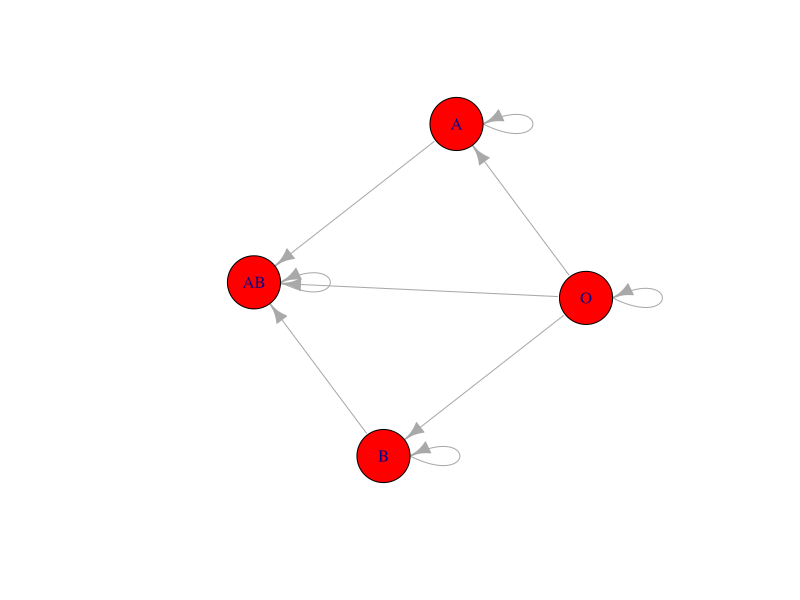
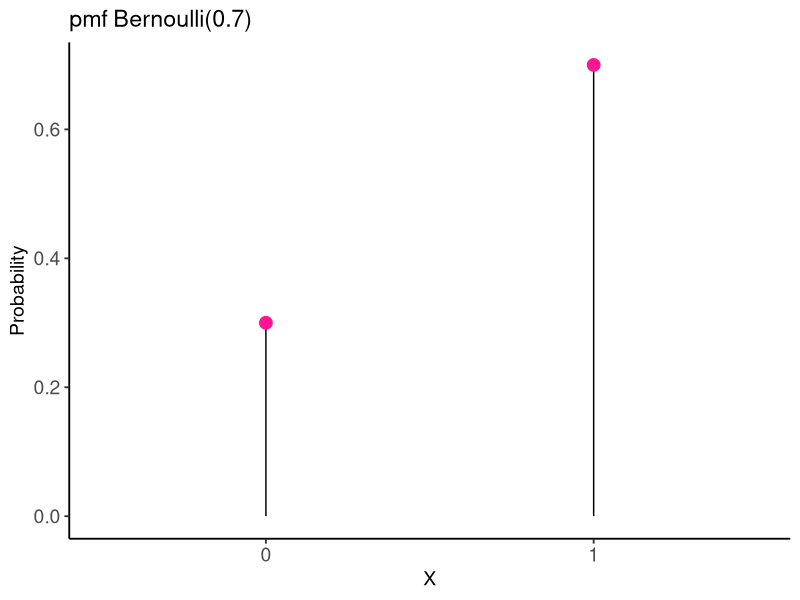
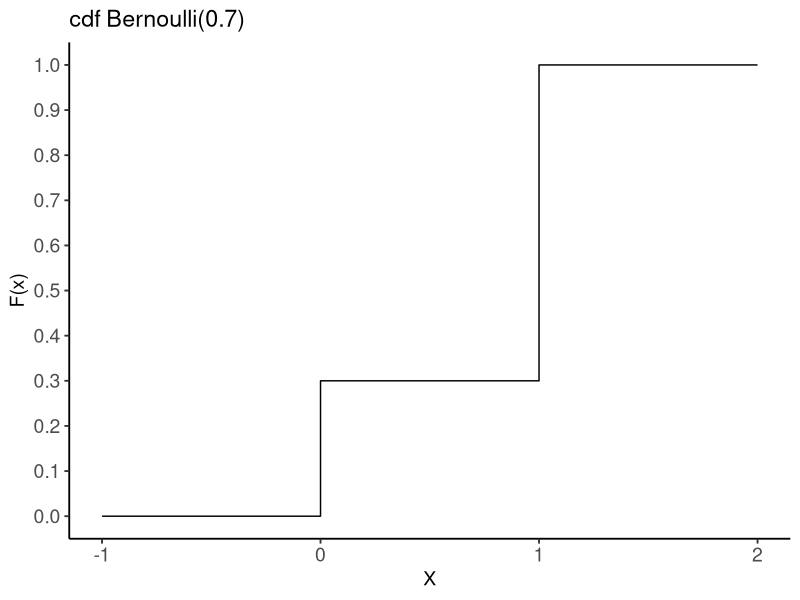

Here is the R script that generated these plots, in order:
## ---- chunk 1
library(tidyverse)
library(igraph)
## ---- chunk 2
# data in a form of a matrix
x <- c(1, 0, 0, 0, 1, 1, 0, 0, 1, 0, 1, 0, 1, 1, 1, 1)
nodes_names <- c("O", "A", "B", "AB")
adjm <- matrix(x, 4, dimnames = list(nodes_names, nodes_names))

set.seed(124)
# build the graph object
network <- graph_from_adjacency_matrix(adjm)

# plot it
plot(network, vertex.size= 32, vertex.color = "red")
## ---- chunk 3
# Create a data frame
x <- as.factor(c(0, 1))
y <- c(0.3, 0.7)
dat1 <- data.frame(x, y)
 
# Plot
ggplot(dat1, aes(x = x, y = y)) +
  geom_segment(aes(x = x, xend=x, y=0, yend = y), color = "black") +
  geom_point(color="deeppink", size = 4) +
  theme_classic(base_size = 14) +
  labs(title = "pmf Bernoulli(0.7)",
       x = "X", y = "Probability") +
  theme(axis.text = element_text(size = 14))
## ---- chunk 4
# Create a data frame
dat2 <- data.frame(x = -1:2, 
                   y =  pbinom(-1:2, size = 1, prob = 0.7))
# Step line plot
ggplot(dat2, aes(x=x, y=y)) +
  geom_step() +
  scale_y_continuous(limits = c(0, 1), breaks = seq(0, 1, 0.1)) +
theme_classic(base_size = 14) +
  labs(title = "cdf Bernoulli(0.7)", 
       x = "X", y = "F(x)") +
  theme(axis.text = element_text(size = 14))
